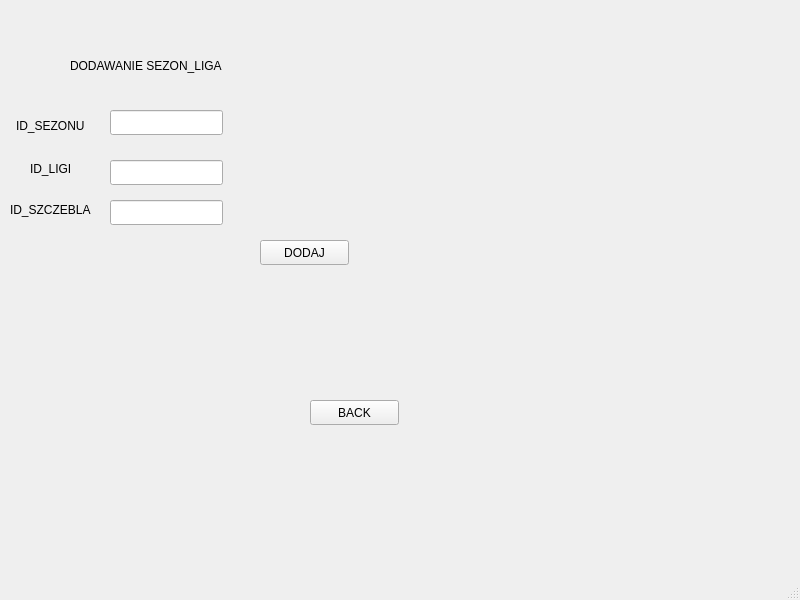
<?xml version="1.0" encoding="UTF-8"?>
<ui version="4.0">
 <class>MainWindow</class>
 <widget class="QMainWindow" name="MainWindow">
  <property name="geometry">
   <rect>
    <x>0</x>
    <y>0</y>
    <width>800</width>
    <height>600</height>
   </rect>
  </property>
  <property name="windowTitle">
   <string>MainWindow</string>
  </property>
  <widget class="QWidget" name="centralwidget">
   <widget class="QLabel" name="label">
    <property name="geometry">
     <rect>
      <x>300</x>
      <y>140</y>
      <width>151</width>
      <height>61</height>
     </rect>
    </property>
    <property name="text">
     <string/>
    </property>
   </widget>
   <widget class="QLabel" name="label_2">
    <property name="geometry">
     <rect>
      <x>16</x>
      <y>110</y>
      <width>81</width>
      <height>31</height>
     </rect>
    </property>
    <property name="text">
     <string>ID_SEZONU</string>
    </property>
   </widget>
   <widget class="QLabel" name="label_3">
    <property name="geometry">
     <rect>
      <x>30</x>
      <y>160</y>
      <width>67</width>
      <height>17</height>
     </rect>
    </property>
    <property name="text">
     <string>ID_LIGI</string>
    </property>
   </widget>
   <widget class="QLabel" name="label_4">
    <property name="geometry">
     <rect>
      <x>10</x>
      <y>200</y>
      <width>91</width>
      <height>20</height>
     </rect>
    </property>
    <property name="text">
     <string>ID_SZCZEBLA</string>
    </property>
   </widget>
   <widget class="QLineEdit" name="lineEdit">
    <property name="geometry">
     <rect>
      <x>110</x>
      <y>110</y>
      <width>113</width>
      <height>25</height>
     </rect>
    </property>
   </widget>
   <widget class="QLineEdit" name="lineEdit_2">
    <property name="geometry">
     <rect>
      <x>110</x>
      <y>160</y>
      <width>113</width>
      <height>25</height>
     </rect>
    </property>
   </widget>
   <widget class="QLineEdit" name="lineEdit_3">
    <property name="geometry">
     <rect>
      <x>110</x>
      <y>200</y>
      <width>113</width>
      <height>25</height>
     </rect>
    </property>
   </widget>
   <widget class="QLabel" name="label_5">
    <property name="geometry">
     <rect>
      <x>70</x>
      <y>50</y>
      <width>201</width>
      <height>31</height>
     </rect>
    </property>
    <property name="text">
     <string>DODAWANIE SEZON_LIGA</string>
    </property>
   </widget>
   <widget class="QPushButton" name="pushButton">
    <property name="geometry">
     <rect>
      <x>260</x>
      <y>240</y>
      <width>89</width>
      <height>25</height>
     </rect>
    </property>
    <property name="text">
     <string>DODAJ</string>
    </property>
   </widget>
   <widget class="QPushButton" name="pushButton_2">
    <property name="geometry">
     <rect>
      <x>310</x>
      <y>400</y>
      <width>89</width>
      <height>25</height>
     </rect>
    </property>
    <property name="text">
     <string>BACK</string>
    </property>
   </widget>
  </widget>
  <widget class="QMenuBar" name="menubar">
   <property name="geometry">
    <rect>
     <x>0</x>
     <y>0</y>
     <width>800</width>
     <height>22</height>
    </rect>
   </property>
  </widget>
  <widget class="QStatusBar" name="statusbar"/>
 </widget>
 <resources/>
 <connections/>
</ui>
